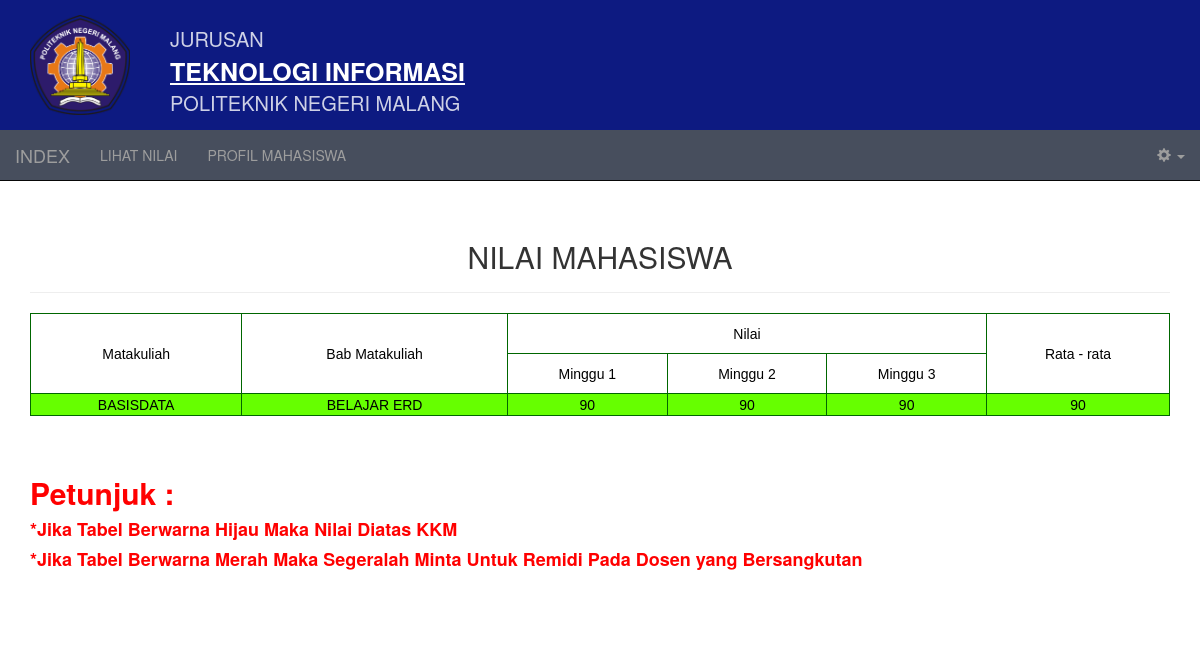
Screenshot of /mahasiswa/nilai_mahasiswa.php (signed in) with the database file from the repository.
### tables this page shows
CREATE TABLE IF NOT EXISTS `nilai` (
  `KODE_NILAI` int(11) NOT NULL,
  `KODE_MATAKULIAH` int(11) NOT NULL,
  `KODE_BAB` int(11) DEFAULT NULL,
  `NIM` int(200) NOT NULL,
  `NILAI_M1` int(11) DEFAULT NULL,
  `NILAI_M2` int(11) NOT NULL,
  `NILAI_M3` int(11) NOT NULL,
  `RATA2_NILAI` double NOT NULL,
  `NILAI_HURUF` varchar(50) DEFAULT NULL,
  `KET_NILAI` varchar(20) DEFAULT NULL,
  `SEMESTER` int(11) DEFAULT NULL,
  `TH_AJARAN` varchar(20) DEFAULT NULL
);

CREATE TABLE IF NOT EXISTS `matakuliah` (
  `KODE_MATAKULIAH` int(11) NOT NULL,
  `NAMA_MATAKULIAH` varchar(20) DEFAULT NULL,
  `KODE_JURUSAN` int(11) NOT NULL
);

CREATE TABLE IF NOT EXISTS `bab_matakuliah` (
  `KODE_BAB` int(11) NOT NULL,
  `KODE_MATAKULIAH` int(20) DEFAULT NULL,
  `NAMA_BAB` varchar(200) DEFAULT NULL
);

### mahasiswa/nilai_mahasiswa.php (the view, shortened to what this page needs)
<!DOCTYPE html>
<html>
<head>
  <link rel="stylesheet" href="Bootstrap-3.3.6/css/bootstrap.min.css">
</head>
<body background="walpaper2.jpg">
 <nav class="navbar navbar-inverse navbar-fixed-top">
  <div class="bg" style="height: 130px;background: #0d1a81;">
    <img src="bg.png" width="100px" height="100px" style="margin-top: 15px;margin-left: 30px;" align="left">
    <div style="font-size: 20px;margin-left: 170px;color: rgba(255,255,255,0.8); padding-top: 25px;">
      JURUSAN <br>
      <b style="font-size: 25px;color: white;"><u>TEKNOLOGI INFORMASI</u></b> <br>
      POLITEKNIK NEGERI MALANG
    </div>
  </div>
  <div class="container-fluid">
    <div class="navbar-header">
  <a class="navbar-brand" href="index.php">INDEX</a>
    </div>
    <div class="collapse navbar-collapse" id="myNavbar">
      <ul class="nav navbar-nav">
        <li ><a href="nilai_mahasiswa.php">LIHAT NILAI</a></li>
        <li ><a href="profil.php">PROFIL MAHASISWA</a></li>
      </ul>
      <ul class="nav navbar-nav navbar-right">
        <li class="dd">
            <a id="dropdownMenu1" data-toggle="dropdown" aria-haspopup="true" aria-expanded="true"><span class="glyphicon glyphicon-cog"></span> <span class="caret"></span></a>
          </li>
      </ul>
    </div>
  </div>
</nav>
<br>
<br>
<br>
<div class="container">
   <div class="page-header" style="margin-top: 180px;">
    <h2><p align="center"> NILAI MAHASISWA </p></h2>
  </div>
<table width="100%" border="1" bordercolor="#006600" align="center">
    <tr align="center">
    <td rowspan="2" align="center"  height="40"><font face='Arial, Helvetica, sans-serif' color="#000000">Matakuliah</font></td>
    <td rowspan="2" align="center"  height="40"><font face='Arial, Helvetica, sans-serif' color="#000000">Bab Matakuliah</font></td>
    <td colspan="3" align="center"  height="40"><font face='Arial, Helvetica, sans-serif' color="#000000">Nilai </font></td>
    <td rowspan="2" align="center"  height="40"><font face='Arial, Helvetica, sans-serif' color="#000000">Rata - rata</font></td>
    </tr>
    <tr>
      <td align="center"  height="40"><font face='Arial, Helvetica, sans-serif' color="#000000">Minggu 1</font></td>
      <td align="center"  height="40"><font face='Arial, Helvetica, sans-serif' color="#000000">Minggu 2</font></td>
      <td align="center"  height="40"><font face='Arial, Helvetica, sans-serif' color="#000000">Minggu 3</font></td>
    </tr>
    <?php
    $mahasiswa = $_SESSION['ID'];
    $hasil = mysql_query("SELECT *  FROM nilai,datamahasiswa,matakuliah,bab_matakuliah WHERE datamahasiswa.NIM = $mahasiswa AND
      datamahasiswa.NIM = nilai.NIM AND
      matakuliah.KODE_MATAKULIAH = bab_matakuliah.KODE_MATAKULIAH AND
      nilai.KODE_MATAKULIAH = matakuliah.KODE_MATAKULIAH AND
      nilai.KODE_BAB = bab_matakuliah.KODE_BAB");
    while($baris = mysql_fetch_array($hasil))
    {
      ?>
    <tr <?php if ($baris['RATA2_NILAI'] < 75) {
        echo "bgcolor='#FF3366'" ;
      }else{
        echo "bgcolor='#66FF00'";
      }?>>
    <td align='center'><font face='Arial, Helvetica, sans-serif' color="#000000"><?php echo $baris['NAMA_MATAKULIAH'];?></font></td>
    <td align='center'><font face='Arial, Helvetica, sans-serif' color="#000000"><?php echo $baris['NAMA_BAB'];?></font></td>
    <td align='center'><font face='Arial, Helvetica, sans-serif' color="#000000"><?php echo $baris['NILAI_M1'];?></font></td>
    <td align='center'><font face='Arial, Helvetica, sans-serif' color="#000000"><?php echo $baris['NILAI_M2'];?></font></td>
    <td align='center'><font face='Arial, Helvetica, sans-serif' color="#000000"><?php echo $baris['NILAI_M3'];?></font></td>
    <td align='center'><font face='Arial, Helvetica, sans-serif' color="#000000"><?php echo $baris['RATA2_NILAI'];?></font></td>
    </tr>
    <?php
    }
    echo "</table>"
    ?>
</div>
<br>
<br>
<div class="container">
  <div class="nav navbar-nav navbar-left" style="margin-bottom: 50px;">
    <h2><font color="red"><p><b>Petunjuk : </p></h2>
    <h4><font color="red"><p><b> *Jika Tabel Berwarna Hijau Maka Nilai Diatas KKM </p>
      <p> *Jika Tabel Berwarna Merah Maka Segeralah Minta Untuk Remidi Pada Dosen yang Bersangkutan</p>
    </h4>
  </div>
</div>
</body>
</html>

### mahasiswa/nilai_mahasiswa.php (style rules this page uses)
.navbar-inverse { background-color: #474e5d; }

### rows the page displays
nilai: KODE_MATAKULIAH.NAMA_MATAKULIAH "BASISDATA", KODE_BAB.NAMA_BAB "BELAJAR ERD", NILAI_M1 "90", NILAI_M2 "90", NILAI_M3 "90", RATA2_NILAI "90"
